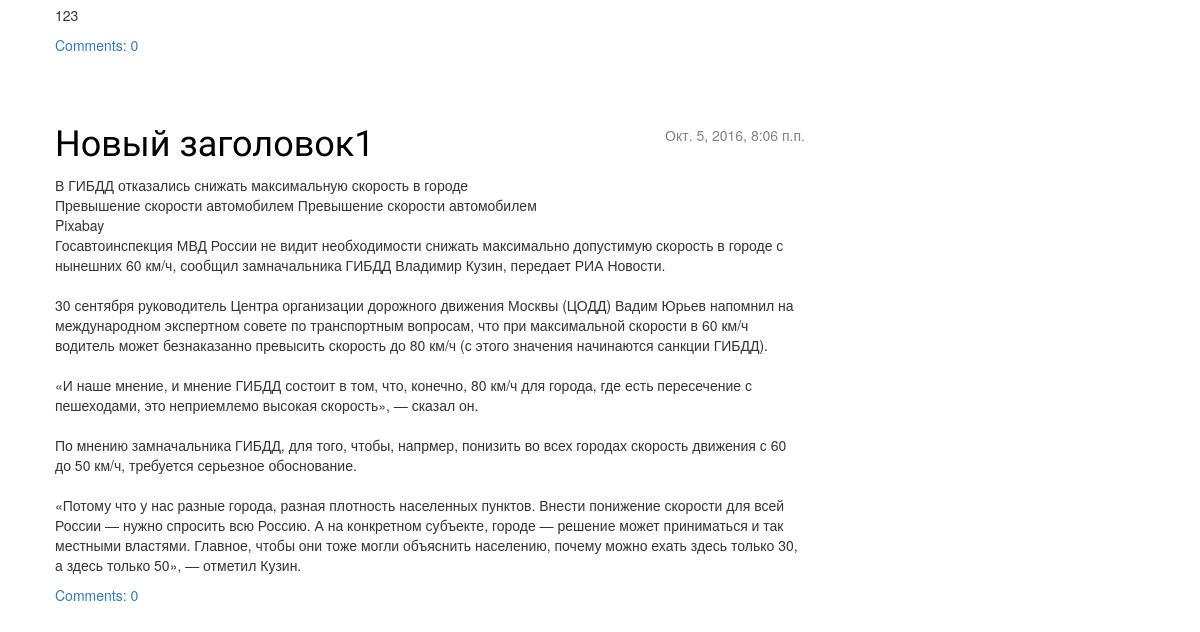
/ (lower part), run on an earlier commit of the app's database.
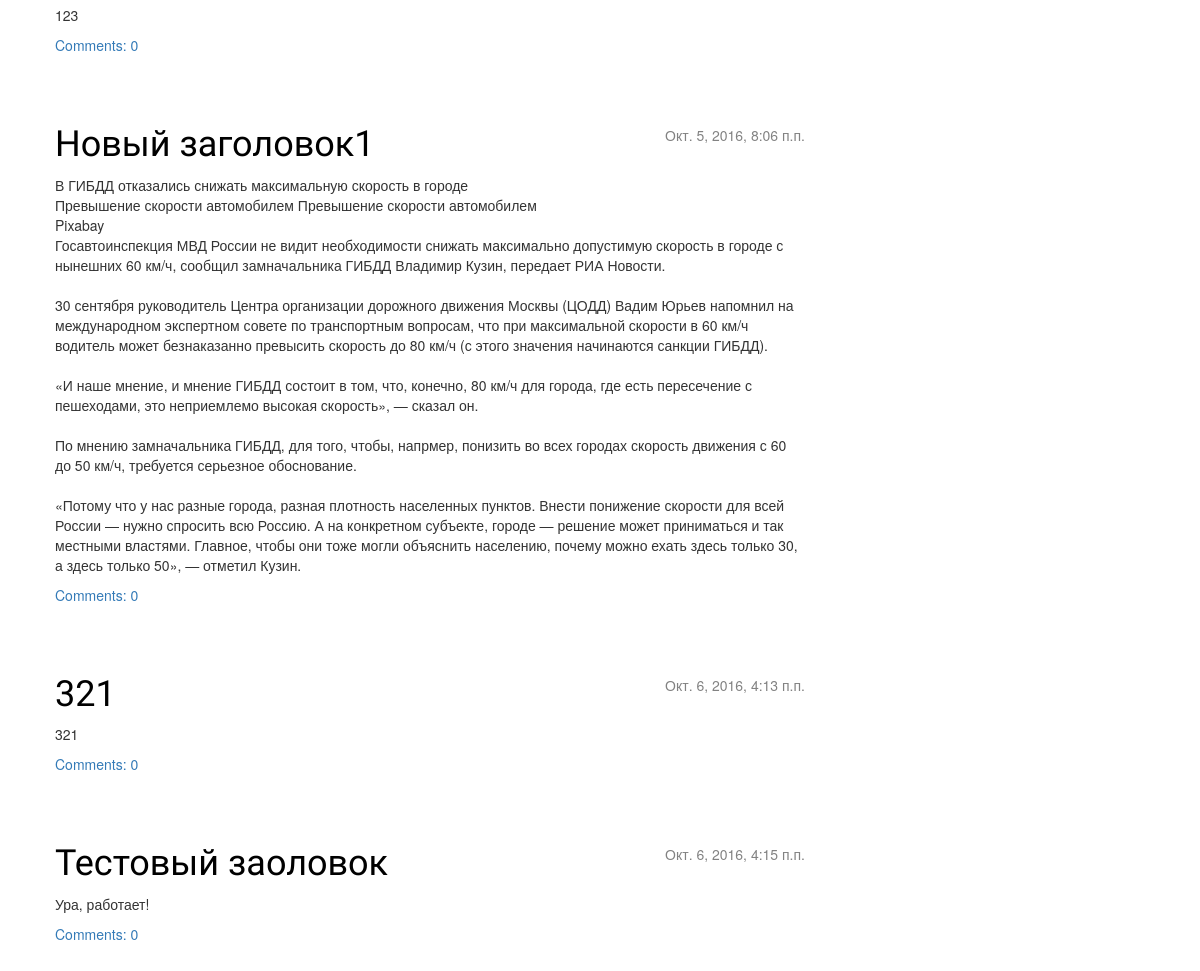
And on a later commit of the database.
### blog/models.py (models this page shows, shortened)
class Post(models.Model):
    author = models.ForeignKey('auth.User')
    title = models.CharField(max_length = 200)
    text = models.TextField()
    created_date = models.DateTimeField(default = timezone.now)
    published_date = models.DateTimeField(blank = True, null = True)
    def approved_comments(self):
        return self.comments.filter(approved_comment=True)

### blog/views.py (the view)
# urls.py: url(r'^$', views.post_list, name='post_list'),
def post_list(request):
    posts = Post.objects.filter(published_date__lte=timezone.now()).order_by('published_date')
    return render(request, 'blog/post_list.html', {'posts': posts})

### blog/templates/blog/post_list.html
{% extends 'blog/base.html' %}
 {% block content %}
    {% for post in posts %}
        <div class="post">
            <div class="date">
                {{ post.published_date }}
            </div>
            <h1><a href="{% url 'post_detail' pk=post.pk %}">{{ post.title }}</a></h1>
            <p>{{ post.text|linebreaksbr }}</p>
            <a href="{% url 'post_detail' pk=post.pk %}">Comments: {{ post.approved_comments.count }}</a>
        </div>
    {% endfor %}
{% endblock content %}

What changed in the data, as far as the page shows it:
added Post: published_date "Окт. 6, 2016, 4:13 п.п.", title "321", text "321", approved_comments.count "0"
added Post: published_date "Окт. 6, 2016, 4:15 п.п.", title "Тестовый заоловок", text "Ура, работает!", approved_comments.count "0"
